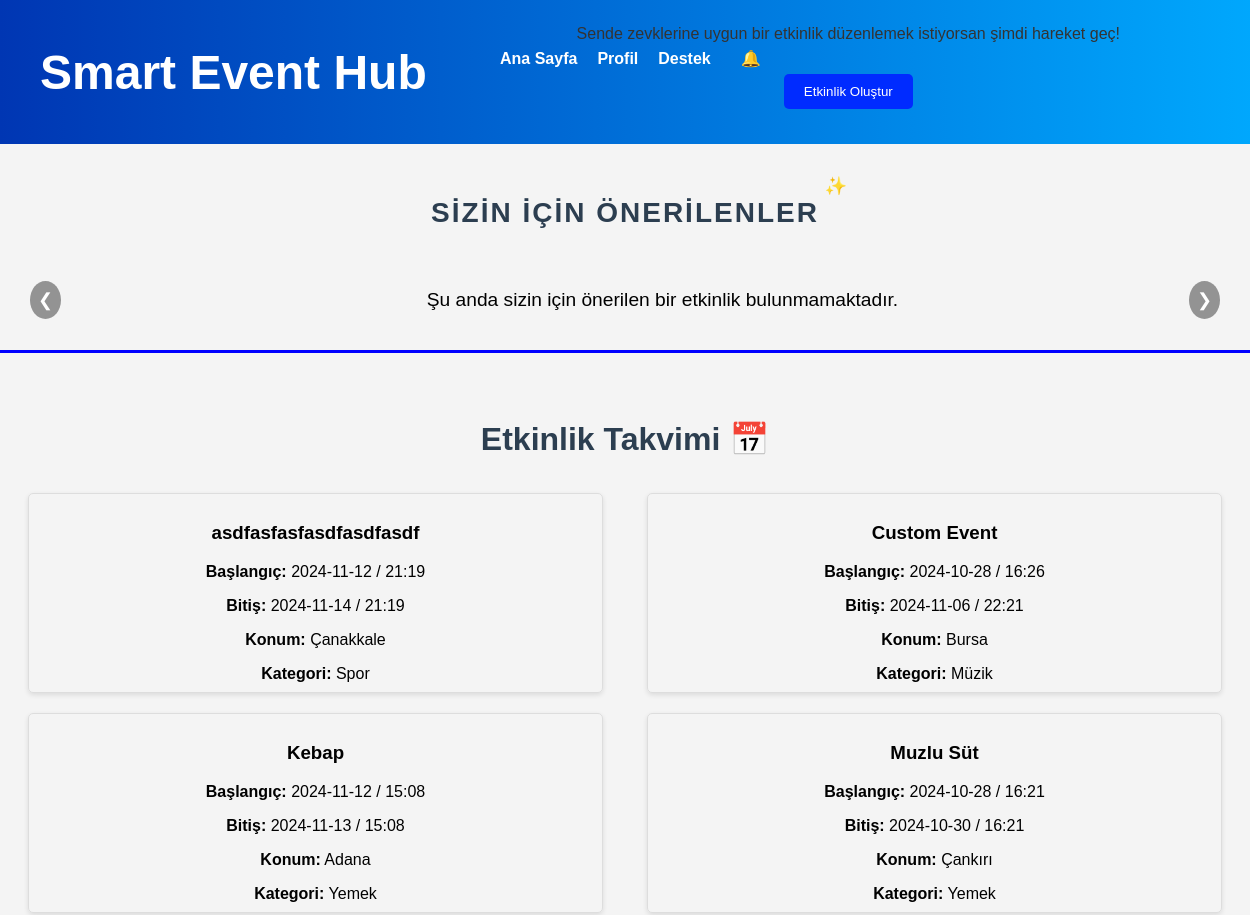
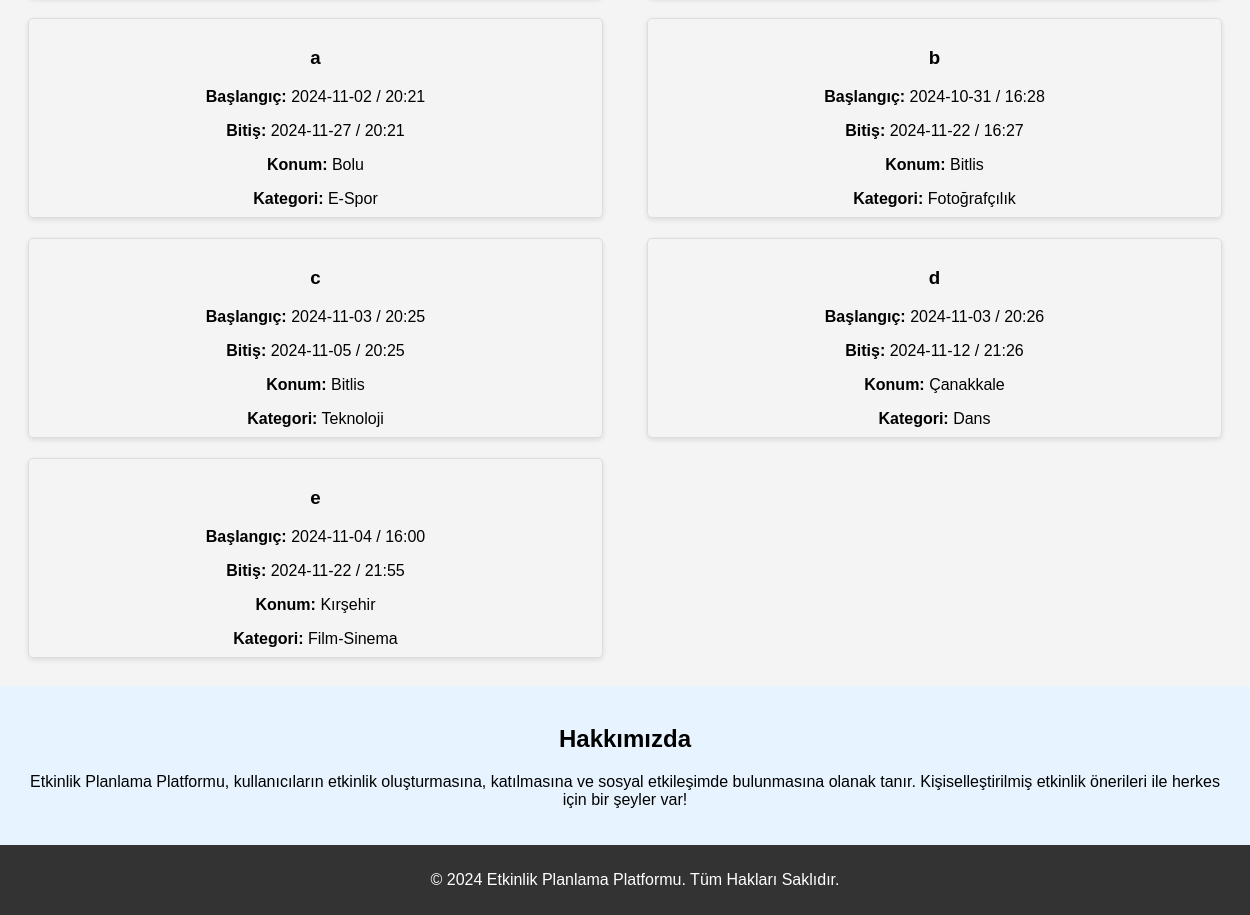
The app's page /main_page (signed in), older data (2 pictures, top to bottom).
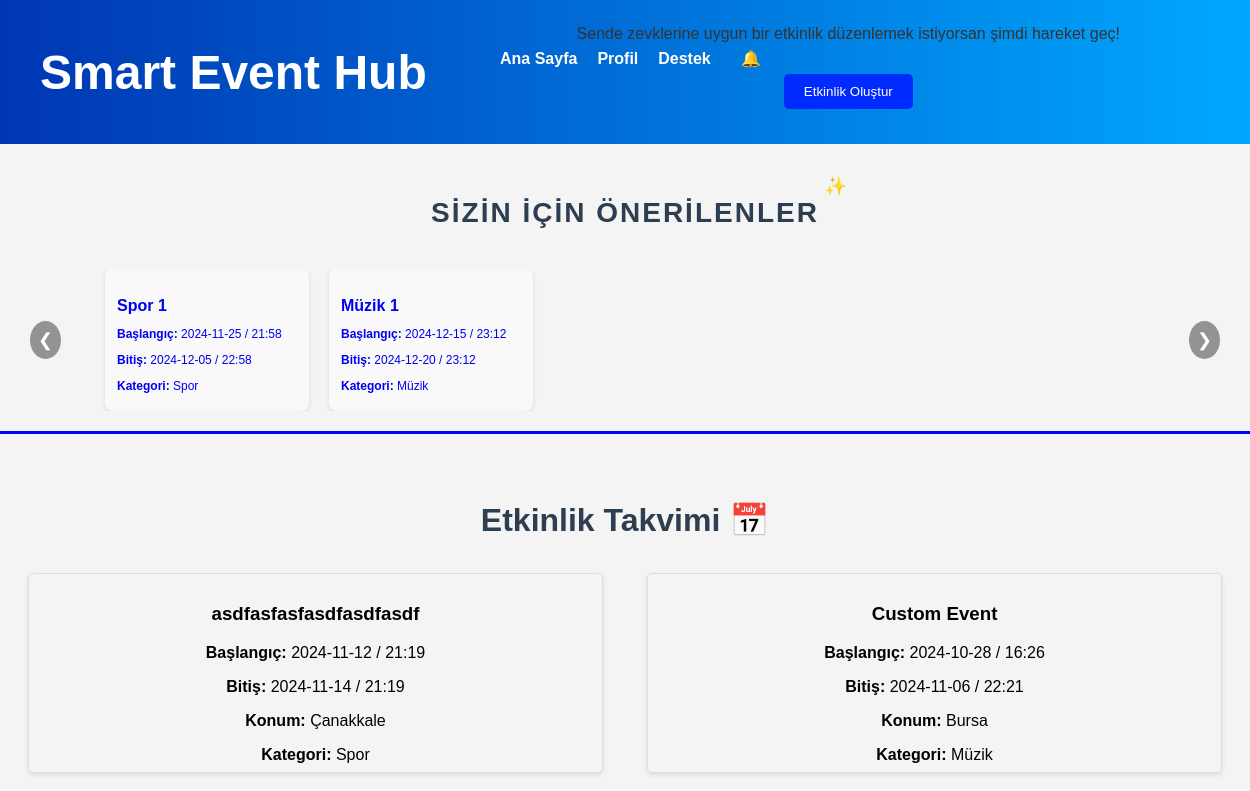
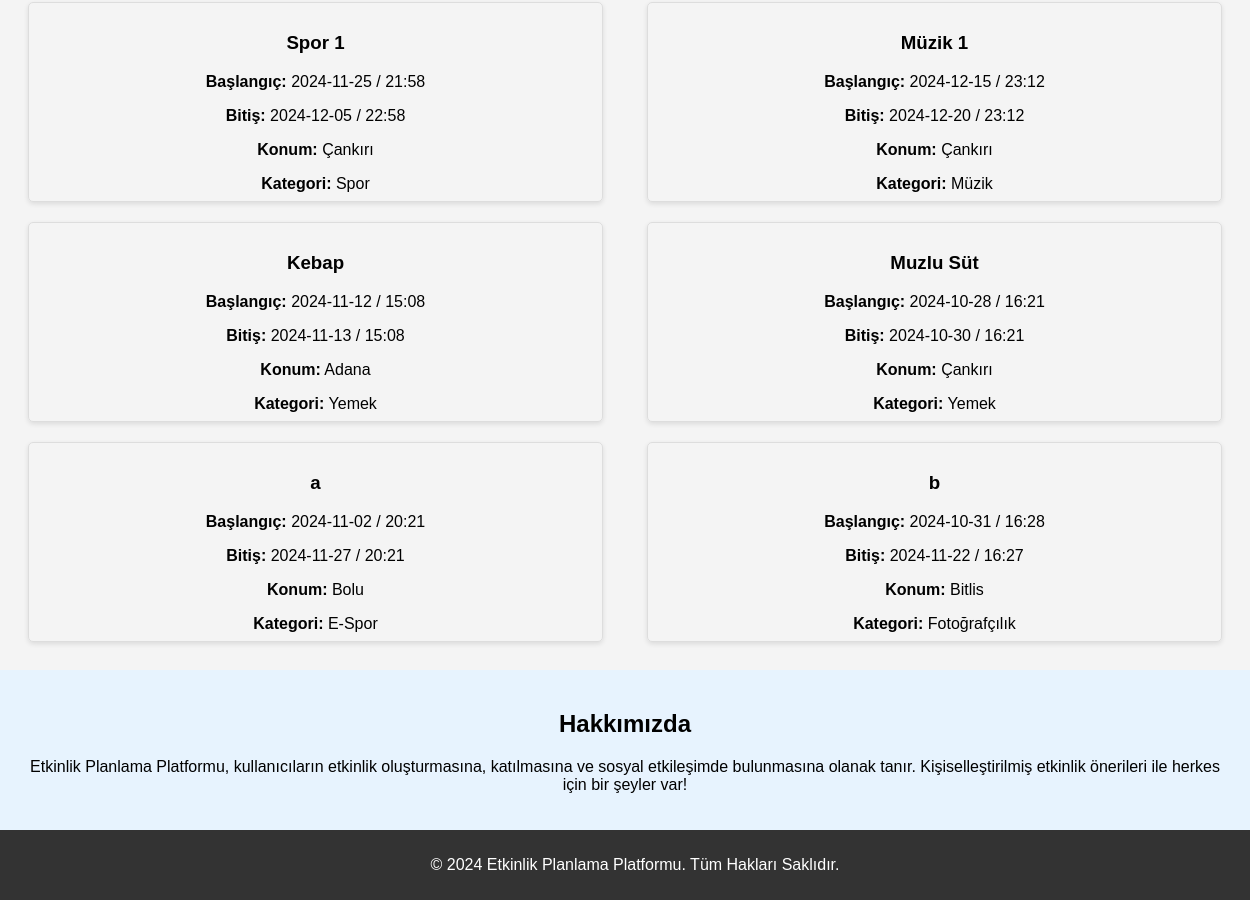
The same page, newer data (2 pictures, top to bottom).
### tables this page shows
CREATE TABLE events (
        ID INTEGER PRIMARY KEY AUTOINCREMENT,
        event_name TEXT NOT NULL,
        description TEXT NOT NULL,
        startDate TEXT NOT NULL,
        finishDate TEXT NOT NULL,
        startTime TEXT NOT NULL,
        finishTime TEXT NOT NULL,
        duration TEXT NOT NULL,
        city TEXT NOT NULL,        
        address TEXT NOT NULL,        
        category TEXT NOT NULL,
        creator_username TEXT NOT NULL,
        isApproved BOOLEAN DEFAULT FALSE NOT NULL
    );

### app.py (the view)
@app.route('/main_page')
def main_page():
    username = session.get('user').get('username')
    all_events = get_all_approved_events_for_user(username)
    suggested_events = get_suggested_events_for_user(username)
    return render_template('mainPage.html', events=all_events, suggested_events=suggested_events)

### database.py (called while the page is built)
def get_db_connection():
    conn = sqlite3.connect(DATABASE)
    conn.row_factory = sqlite3.Row
    return conn

def get_user_participation_by_category(username):
    conn = get_db_connection()
    cursor = conn.cursor()
    cursor.execute('''
        SELECT e.category, COUNT(*) as participation_count
        FROM participants p
        JOIN events e ON p.event_ID = e.ID
        JOIN users u ON p.user_ID = u.ID
        WHERE u.username = ?
        GROUP BY e.category
        ORDER BY participation_count DESC
    ''', (username,))
    category_participation = cursor.fetchall()
    conn.close()
    return category_participation

### templates/mainPage.html (shortened to what this page needs)
<!DOCTYPE html>
<html lang="tr">
<head>
    <link rel="stylesheet" href="{{ url_for('static', filename='css/mainPage_style.css') }}">
</head>
<body>
    {% include 'header.html' %}
    <main>
        <section class="recommended-events-section">
            <h2 class="recommended-events-title">Sizin İçin Önerilenler</h2>
            <div class="events-carousel">
                <button class="carousel-btn prev-btn">&#10094;</button>
                <div class="events-list">
                    {% if suggested_events %}
                        {% for event in suggested_events %}
                        <a href="{{ url_for('event_detail', event_id=event.id) }}" class="link">
                            <div class="event-card-item">
                                <h3>{{ event['event_name'] }}</h3>
                                <p><strong>Başlangıç:</strong> {{ event['startDate'] }} / {{ event['startTime'] }}</p>
                                <p><strong>Bitiş:</strong> {{ event['finishDate'] }} / {{ event['finishTime'] }}</p>
                                <p><strong>Kategori:</strong> {{ event['category'] }}</p>
                            </div>
                        {% endfor %}
                        </a>
                    {% else %}
                        <p class="no-events-message">Şu anda sizin için önerilen bir etkinlik bulunmamaktadır.</p>
                    {% endif %}
                </div>
                <button class="carousel-btn next-btn">&#10095;</button>
            </div>
        </section>
        <div class="section-divider"></div>
        <section class="upcoming-events">
            <h2 class="event-title">Etkinlik Takvimi 📅</h2>
            <div class="event-grid">
                {% for event in events %}
                <a href="{{ url_for('event_detail', event_id=event.id) }}" class="link">
                    <div class="event-card">
                        <div class="event-content">
                            <h3>{{ event['event_name'] }}</h3>
                            <p><strong>Başlangıç:</strong> {{ event['startDate'] }} / {{ event['startTime'] }}</p>
                            <p><strong>Bitiş:</strong> {{ event['finishDate'] }} / {{ event['finishTime'] }}</p>
                            <p><strong>Konum:</strong> {{ event['city'] }}</p>
                            <p><strong>Kategori:</strong> {{ event['category'] }}</p>
                        </div>
                    </div>
                </a>
                {% else %}
                    <p class="no-event-message">Henüz aktif bir etkinlik bulunmamaktadır.</p>
                {% endfor %}
            </div>
        </section>
        <section class="about">
            <h2>Hakkımızda</h2>
            <p>Etkinlik Planlama Platformu, kullanıcıların etkinlik oluşturmasına, katılmasına ve sosyal etkileşimde bulunmasına olanak tanır. Kişiselleştirilmiş etkinlik önerileri ile herkes için bir şeyler var!</p>
        </section>
    </main>
    <footer>
        <p>© 2024 Etkinlik Planlama Platformu. Tüm Hakları Saklıdır.</p>
    </footer>
</body>
</html>

### templates/header.html (shortened to what this page needs)
<!DOCTYPE html>
<html lang="tr">
<head>
    <link rel="stylesheet" href="{{ url_for('static', filename='css/header_style.css') }}">
</head>
<body>
    <header>
        <h1>Smart Event Hub</h1>
        <nav>
            <ul class="nav-links">
                <li><a href="{{ url_for('main_page') }}">Ana Sayfa</a></li>
                <li><a href="{{ url_for('profile') }}">Profil</a></li>
                <li><a href="#">Destek</a></li>
                <li>
                    <div class="notification-container">
                        <button class="notification-button" onclick="toggleNotifications()">🔔</button>
                    </div>
                </li>
            </ul>
        </nav>
        <div class="event-action">
            <p class="event-info">Sende zevklerine uygun bir etkinlik düzenlemek istiyorsan şimdi hareket geç!</p>
            <a href="{{ url_for('event_create') }}">
                <button class="add-event-button">Etkinlik Oluştur</button>
            </a>
        </div>
    </header>
</body>
</html>

### static/css/mainPage_style.css (style rules this page uses)
body { font-family: Arial, sans-serif; margin: 0; padding: 0; background-color: #f4f4f4; }
h2 { text-align: center; }
.upcoming-events { padding: 20px; }
.event-grid { display: flex; flex-wrap: wrap; justify-content: space-between; gap: 20px; padding: 8px; }
.link { text-decoration: none; }
.event-card { position: relative; display: flex; flex-direction: column; border: 1px solid #ddd; border-radius: 5px; box-shadow: 0 2px 5px rgba(0, 0, 0, 0.1); padding: 5px; width: 100%; height: 200px; box-sizing: border-box; text-align: center; transition: transform 0.3s, box-shadow 0.3s; cursor: pointer; min-width: 575px; overflow: hidden; }
.event-content { position: relative; z-index: 1; padding: 5px; }
.event-card::before { content: ""; position: absolute; top: 0; left: 0; width: 100%; height: 100%; background-size: cover; background-position: center; opacity: 0.4; z-index: -1; border-radius: 5px; }
.event-card h3, .event-card p { position: relative; z-index: 1; }
.event-card > * { position: relative; z-index: 1; color: black; }
.about { padding: 20px; background-color: #e7f3fe; text-align: center; }
footer { background-color: #333; color: white; text-align: center; padding: 10px; position: relative; bottom: 0; width: 100%; }
.event-title { font-size: 2rem; font-weight: 700; color: #2c3e50; }
.event-action { display: flex; flex-direction: column; align-items: center; margin-bottom: 20px; }
.event-info { font-size: 1.2em; color: #333; margin-top: 10px; text-align: center; }
.recommended-events-section { margin: 20px 0; text-align: center; padding: 0 20px; }
.events-carousel { position: relative; width: 100%; overflow: hidden; }
.events-list { display: flex; transition: transform 0.3s ease-in-out; padding-left: 75px; }
.event-card-item { min-width: 180px; margin: 0 10px; padding: 12px; background-color: #f9f9f9; border-radius: 8px; box-shadow: 0 2px 5px rgba(0, 0, 0, 0.1); text-align: left; font-size: 12px; transition: transform 0.3s ease-in-out; }
.event-card-item h3 { font-size: 16px; margin-bottom: 8px; }
.event-card-item p { margin-bottom: 6px; }
.carousel-btn { position: absolute; top: 50%; transform: translateY(-50%); background-color: rgba(0, 0, 0, 0.4); color: white; font-size: 18px; padding: 8px; border: none; cursor: pointer; z-index: 10; border-radius: 50%; transition: background-color 0.3s ease-in-out; }
.prev-btn { left: 10px; }
.next-btn { right: 10px; }
.recommended-events-title { font-size: 28px; font-weight: bold; color: #2c3e50; text-transform: uppercase; letter-spacing: 2px; margin-bottom: 30px; position: relative; display: inline-block; padding: 10px; }
.recommended-events-title:before { content: ""; position: absolute; bottom: 0; left: 0; width: 100%; height: 4px; border-radius: 2px; }
.recommended-events-title:after { content: "✨"; position: absolute; top: -12px; right: -20px; font-size: 18px; }
.section-divider { border-top: 3px solid blue; margin: 20px 0; }

### static/css/header_style.css (style rules this page uses)
body, html { margin: 0; padding: 0; width: 100%; height: 100%; }
header { display: flex; align-items: center; justify-content: space-between; background: linear-gradient(to right, #0036b3, #00Abff); color: black; padding: 15px 20px; width: 100%; }
h1 { font-size: 48px; color: white; text-align: left; padding-left: 20px; margin: 5px 0; font-weight: bold; flex-grow: 1; }
nav { margin: 0 auto; padding: 20px; width: fit-content; }
.nav-links { list-style: none; display: flex; gap: 20px; margin: 0; padding: 0; position: absolute; top: 50px; left: 500px; }
.nav-links li a { text-decoration: none; color: white; font-weight: bold; }
.event-action { display: flex; flex-direction: column; align-items: center; margin-bottom: 20px; margin-left: 150px; position: relative; left: -150px; }
.event-info { font-size: 1em; color: #333; margin-top: 10px; text-align: left; }
.add-event-button { background-color: #002bff; color: white; border: none; padding: 10px 20px; cursor: pointer; border-radius: 5px; margin-top: 15px; transition: background-color 0.3s; }
.notification-button { background-color: transparent; border: none; color: white; padding: 10px; cursor: pointer; font-size: 16px; position: absolute; top: 10px; right: 10px; }
.notification-container { position: relative; display: inline-block; top: -35px; left: 50px; }

Row changes from the older to the newer data that the page shows:
removed events: event_name "c", startDate "2024-11-03", startTime "20:25", finishDate "2024-11-05", finishTime "20:25", city "Bitlis", category "Teknoloji", shown under "Etkinlik Takvimi 📅"
removed events: event_name "d", startDate "2024-11-03", startTime "20:26", finishDate "2024-11-12", finishTime "21:26", city "Çanakkale", category "Dans", shown under "Etkinlik Takvimi 📅"
removed events: event_name "e", startDate "2024-11-04", startTime "16:00", finishDate "2024-11-22", finishTime "21:55", city "Kırşehir", category "Film-Sinema", shown under "Etkinlik Takvimi 📅"
added events: event_name "Spor 1", startDate "2024-11-25", startTime "21:58", finishDate "2024-12-05", finishTime "22:58", category "Spor", city "Çankırı"
added events: event_name "Müzik 1", startDate "2024-12-15", startTime "23:12", finishDate "2024-12-20", finishTime "23:12", category "Müzik", city "Çankırı"
Text that changed along with them:
text no longer shown: "Şu anda sizin için önerilen bir etkinlik bulunmamaktadır."
